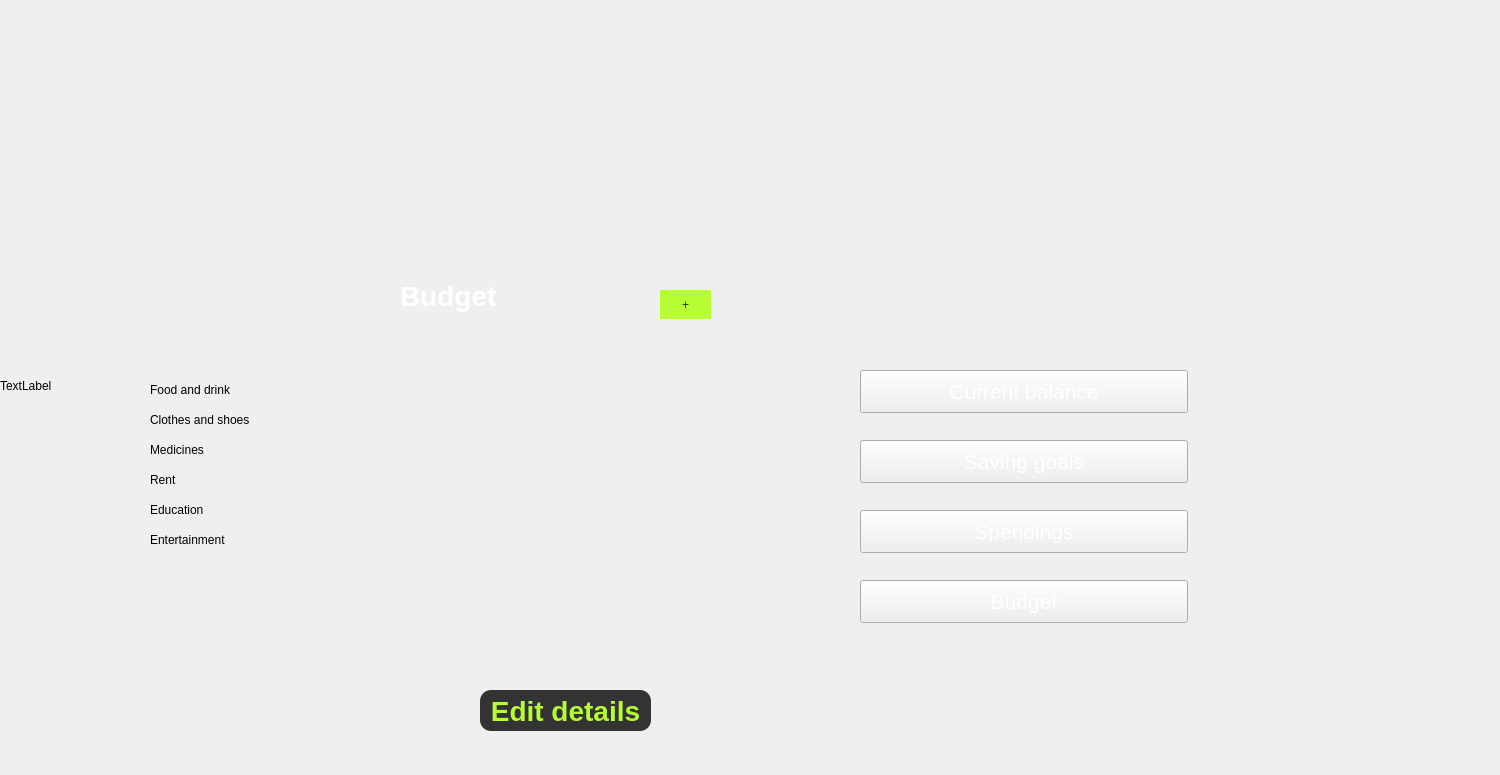
<?xml version="1.0" encoding="UTF-8"?>
<ui version="4.0">
 <class>dashboard_budget</class>
 <widget class="QDialog" name="dashboard_budget">
  <property name="geometry">
   <rect>
    <x>0</x>
    <y>0</y>
    <width>1500</width>
    <height>775</height>
   </rect>
  </property>
  <property name="windowTitle">
   <string>Dialog</string>
  </property>
  <widget class="QLabel" name="backgroundd">
   <property name="geometry">
    <rect>
     <x>0</x>
     <y>0</y>
     <width>1500</width>
     <height>771</height>
    </rect>
   </property>
   <property name="text">
    <string>TextLabel</string>
   </property>
  </widget>
  <widget class="QLabel" name="budgetText">
   <property name="geometry">
    <rect>
     <x>400</x>
     <y>270</y>
     <width>121</width>
     <height>51</height>
    </rect>
   </property>
   <property name="styleSheet">
    <string notr="true">color: rgb(255, 255, 255);
font: bold;
font-size: 28px;</string>
   </property>
   <property name="text">
    <string>Budget</string>
   </property>
  </widget>
  <widget class="QPushButton" name="editDetails">
   <property name="geometry">
    <rect>
     <x>480</x>
     <y>690</y>
     <width>171</width>
     <height>41</height>
    </rect>
   </property>
   <property name="styleSheet">
    <string notr="true">background-color: rgb(51, 51, 51);
border-radius: 11px;
font-size: 28px;
font: bold;
color: rgb(182, 253, 51);</string>
   </property>
   <property name="text">
    <string>Edit details</string>
   </property>
  </widget>
  <widget class="QPushButton" name="currentBalance">
   <property name="geometry">
    <rect>
     <x>860</x>
     <y>370</y>
     <width>328</width>
     <height>43</height>
    </rect>
   </property>
   <property name="font">
    <font>
     <pointsize>16</pointsize>
    </font>
   </property>
   <property name="styleSheet">
    <string notr="true">color:white;</string>
   </property>
   <property name="text">
    <string>Current balance</string>
   </property>
  </widget>
  <widget class="QPushButton" name="savingGoals">
   <property name="geometry">
    <rect>
     <x>860</x>
     <y>440</y>
     <width>328</width>
     <height>43</height>
    </rect>
   </property>
   <property name="font">
    <font>
     <pointsize>16</pointsize>
    </font>
   </property>
   <property name="styleSheet">
    <string notr="true">color:white;</string>
   </property>
   <property name="text">
    <string>Saving goals</string>
   </property>
  </widget>
  <widget class="QPushButton" name="spendings">
   <property name="geometry">
    <rect>
     <x>860</x>
     <y>510</y>
     <width>328</width>
     <height>43</height>
    </rect>
   </property>
   <property name="font">
    <font>
     <pointsize>16</pointsize>
    </font>
   </property>
   <property name="styleSheet">
    <string notr="true">color:white;</string>
   </property>
   <property name="text">
    <string>Spendings</string>
   </property>
  </widget>
  <widget class="QPushButton" name="budget">
   <property name="geometry">
    <rect>
     <x>860</x>
     <y>580</y>
     <width>328</width>
     <height>43</height>
    </rect>
   </property>
   <property name="font">
    <font>
     <pointsize>16</pointsize>
    </font>
   </property>
   <property name="styleSheet">
    <string notr="true">color:white;</string>
   </property>
   <property name="text">
    <string>Budget</string>
   </property>
  </widget>
  <widget class="QPushButton" name="newBudget">
   <property name="geometry">
    <rect>
     <x>660</x>
     <y>290</y>
     <width>51</width>
     <height>29</height>
    </rect>
   </property>
   <property name="styleSheet">
    <string notr="true">background-color: rgb(182, 253, 51);
color: rgb(51, 51, 51);
border-radius: 15px;
</string>
   </property>
   <property name="text">
    <string>+</string>
   </property>
  </widget>
  <widget class="QLabel" name="food_drink">
   <property name="geometry">
    <rect>
     <x>150</x>
     <y>380</y>
     <width>111</width>
     <height>20</height>
    </rect>
   </property>
   <property name="text">
    <string>Food and drink</string>
   </property>
  </widget>
  <widget class="QLabel" name="clothes_shoes">
   <property name="geometry">
    <rect>
     <x>150</x>
     <y>410</y>
     <width>121</width>
     <height>20</height>
    </rect>
   </property>
   <property name="text">
    <string>Clothes and shoes</string>
   </property>
  </widget>
  <widget class="QLabel" name="medicines">
   <property name="geometry">
    <rect>
     <x>150</x>
     <y>440</y>
     <width>71</width>
     <height>20</height>
    </rect>
   </property>
   <property name="text">
    <string>Medicines</string>
   </property>
  </widget>
  <widget class="QLabel" name="rent">
   <property name="geometry">
    <rect>
     <x>150</x>
     <y>470</y>
     <width>63</width>
     <height>20</height>
    </rect>
   </property>
   <property name="text">
    <string>Rent</string>
   </property>
  </widget>
  <widget class="QLabel" name="education">
   <property name="geometry">
    <rect>
     <x>150</x>
     <y>500</y>
     <width>91</width>
     <height>20</height>
    </rect>
   </property>
   <property name="text">
    <string>Education</string>
   </property>
  </widget>
  <widget class="QLabel" name="entertainment">
   <property name="geometry">
    <rect>
     <x>150</x>
     <y>530</y>
     <width>101</width>
     <height>20</height>
    </rect>
   </property>
   <property name="text">
    <string>Еntertainment</string>
   </property>
  </widget>
 </widget>
 <resources/>
 <connections/>
</ui>
